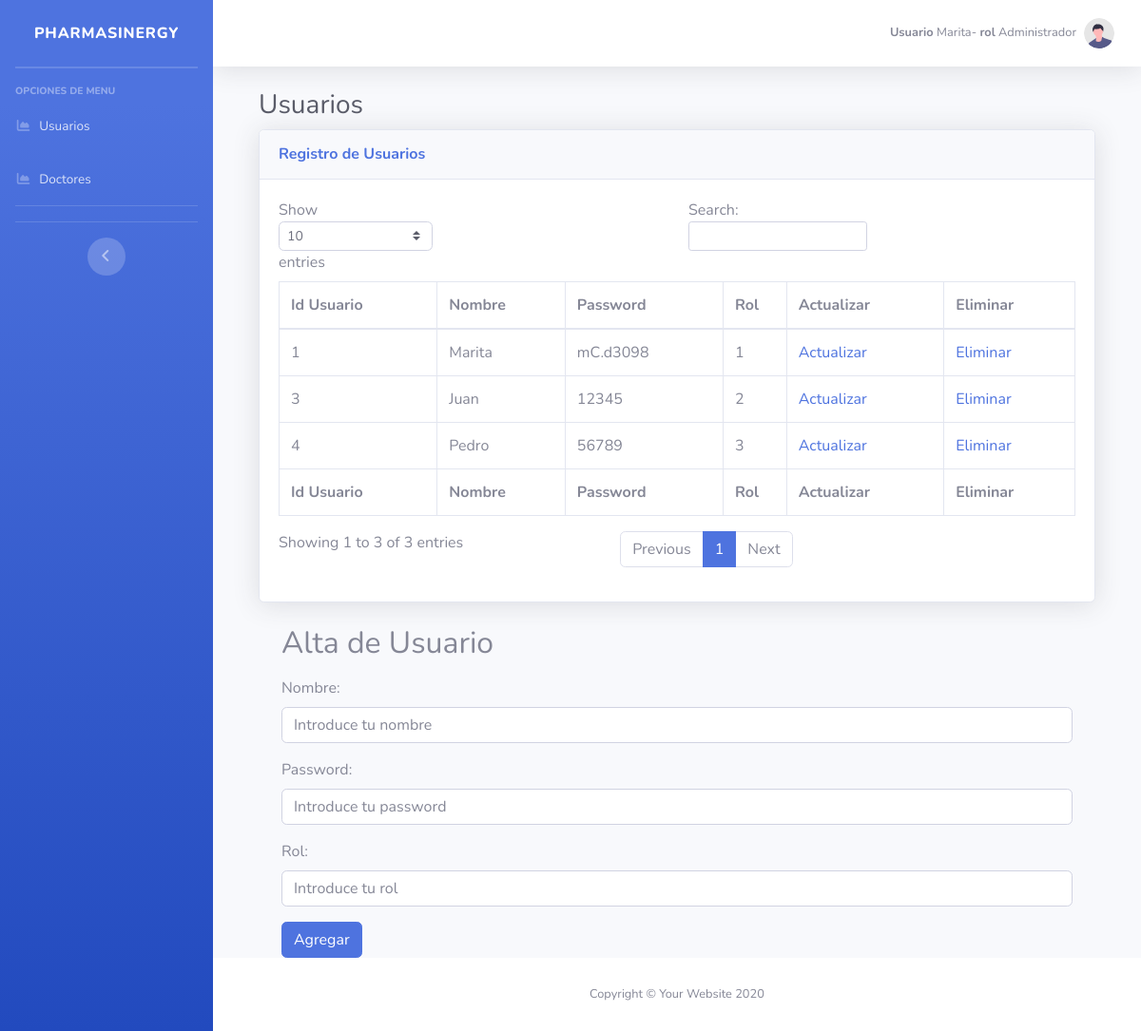
/crudUsuarios.php (signed in), run on the app's committed database.
### tables this page shows
CREATE TABLE `usuario` (
  `Id_Usuario` int(11) NOT NULL,
  `Nombre` varchar(30) NOT NULL,
  `Password` varchar(13) NOT NULL,
  `Rol` int(11) NOT NULL
);

### crudUsuarios.php (the view, shortened to what this page needs)
<?php
require ('conexion.php');
?>
<!DOCTYPE html>
<html lang="es">
<head>
    <link href="vendor/fontawesome-free/css/all.min.css" rel="stylesheet" type="text/css">
    <link href="css/sb-admin-2.min.css" rel="stylesheet">
</head>
<body id="page-top">
    <div id="wrapper">
         <?php include "barraLateral.php"?>
        <div id="content-wrapper" class="d-flex flex-column">
            <div id="content">
     <?php include "barraNavegacion.php"?>
                <div class="container-fluid">
                <div class="container-fluid">
                    <h1 class="h3 mb-2 text-gray-800">Usuarios</h1>
                    <div class="card shadow mb-4">
                        <div class="card-header py-3">
                            <h6 class="m-0 font-weight-bold text-primary">Registro de Usuarios</h6>
                        </div>
                        <div class="card-body">
                            <div class="table-responsive">
                                <table class="table table-bordered" id="dataTable" width="100%" cellspacing="0">
                                    <thead>
                                        <tr>
                                            <th>Id Usuario</th>
                                            <th>Nombre</th>
                                            <th>Password</th>
                                            <th>Rol</th>
                                            <th>Actualizar</th>
                                            <th>Eliminar</th>
                                        </tr>
                                    </thead>
                                    <tfoot>
                                        <tr>
                                            <th>Id Usuario</th>
                                            <th>Nombre</th>
                                            <th>Password</th>
                                            <th>Rol</th>
                                            <th>Actualizar</th>
                                            <th>Eliminar</th>
                                        </tr>
                                    </tfoot>
                                    <tbody>
                                      <?php
                                      if ($conn->connect_error) {
                                        die("Conexion Fallida: " . $conn->connect_error);
                                      } else {
                                        $sql = "SELECT * FROM usuario";
                                        $result = $conn->query($sql);
                                        if ($result->num_rows > 0) {
                                          while($row = $result->fetch_assoc()){
                                         ?>
                                        <tr>
                                            <td><?php  echo $row['Id_Usuario'] ?></td>
                                            <td><?php  echo $row['Nombre'] ?></td>
                                            <td><?php  echo $row['Password'] ?></td>
                                            <td><?php  echo $row['Rol'] ?></td>
                                            <td><a href="../proyecto/crudUsuarios.php?actualizar&id_usuario=<?php echo $row['Id_Usuario'] ?>">Actualizar</a> </td>
                                            <td><a href="../proyecto/crudUsuarios.php?id_usuario=<?php echo $row['Id_Usuario'].'&eliminar=1' ?>">Eliminar</a> </td>
                                        </tr>
                                        <?php
                                      }
                                    }
                                  }
                                         ?>
                                    </tbody>
                                </table>
                            </div>
                        </div>
                    </div>
                    <?php include "altaModificacionUsuario.php" ?>
                </div>
            </div>
            <footer class="sticky-footer bg-white">
                <div class="container my-auto">
                    <div class="copyright text-center my-auto">
                        <span>Copyright &copy; Your Website 2020</span>
                    </div>
                </div>
            </footer>
        </div>
    </div>
</body>
</html>

### data on the page
usuario: Id_Usuario "1", Nombre "Marita", Password "mC.d3098", Rol "1"
usuario: Id_Usuario "3", Nombre "Juan", Password "12345", Rol "2"
usuario: Id_Usuario "4", Nombre "Pedro", Password "56789", Rol "3"

### other printed values
$_SESSION['usuarioAutenticado'] "Marita"
$_SESSION['rolUsuario'] "Administrador"
